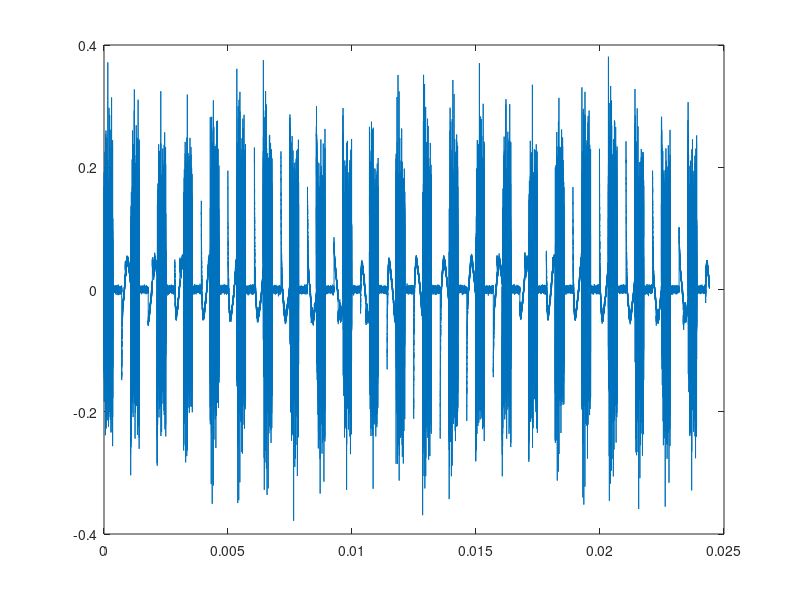
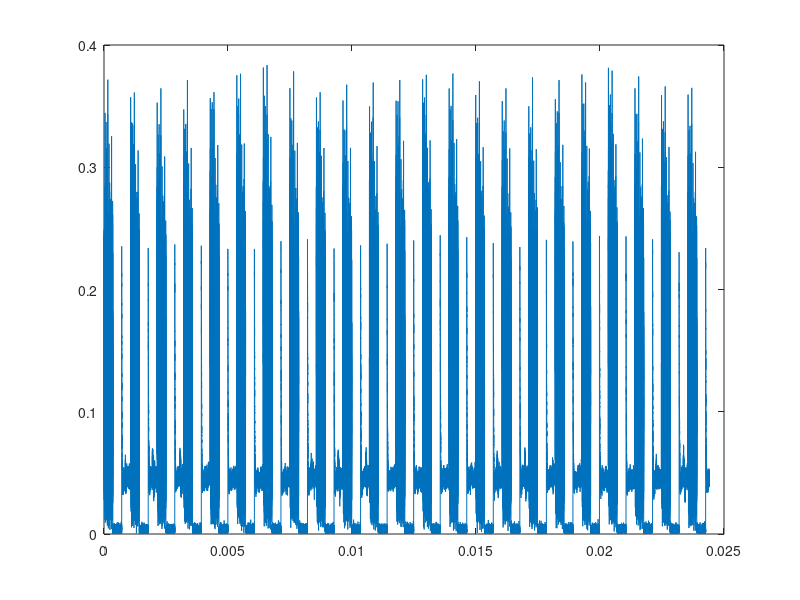
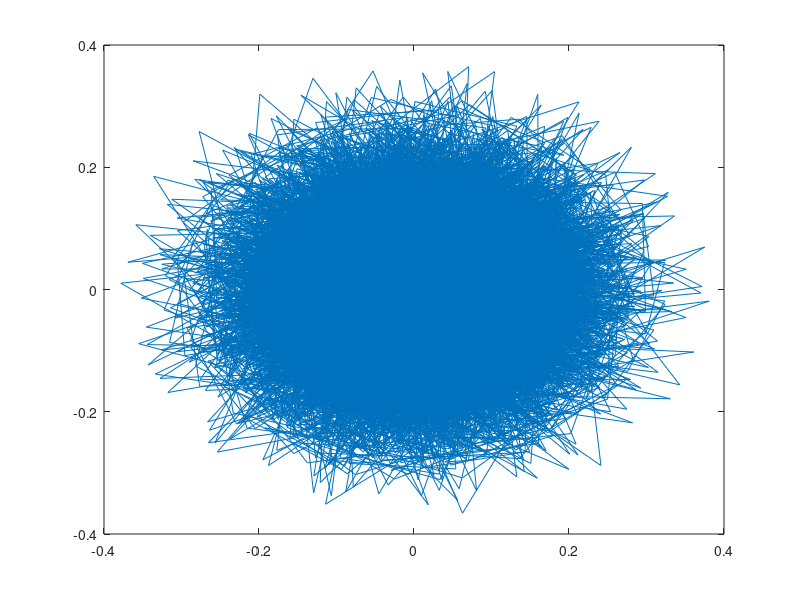
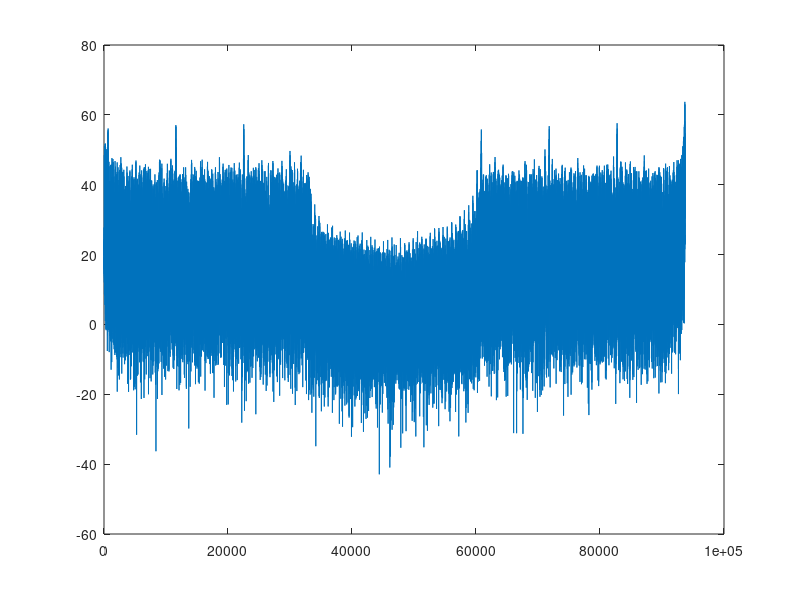

MATLAB code for these plots, in order:
% lg_subcarier spacing_pilot tones_number symbols 
% tx_data_12_08_lg_7500_8_50
% tx_data_12_08_lg_7500_11
% tx_data_12_08_s_7500_8_20
% tx_data_12_08_s_15000_8_20
% tx_data_12_08_s_15000_8_50
% tx_data_12_08_s_30000_8_50
% tx_data_12_08_short_period
% tx_data_12_08
% tx_data_old

fft_size = 2^ceil(log2(90));
fs = fft_size * 30000;
sampling_period= fs^-1;



tx_data_sent = load('rx_data_downsampled4_B.mat')
tx_data_sent = tx_data_sent.rcvdSignal;

t=1:1:length(tx_data_sent);
t = t * sampling_period;
figure
plot(t,real(tx_data_sent))
figure
plot(t,abs(tx_data_sent))
figure
plot(tx_data_sent)


figure
plot(20*log10(abs(fft(tx_data_sent))))

% Y = fft(tx_data_sent');
% 
% P2 = abs(Y/length(tx_data_sent));
% P1 = P2(1:length(tx_data_sent)/2+1);
% P1(2:end-1) = 2*P1(2:end-1);
% 
% f = fs*(0:(length(tx_data_sent)/2))/length(tx_data_sent);
% plot(f,P1)